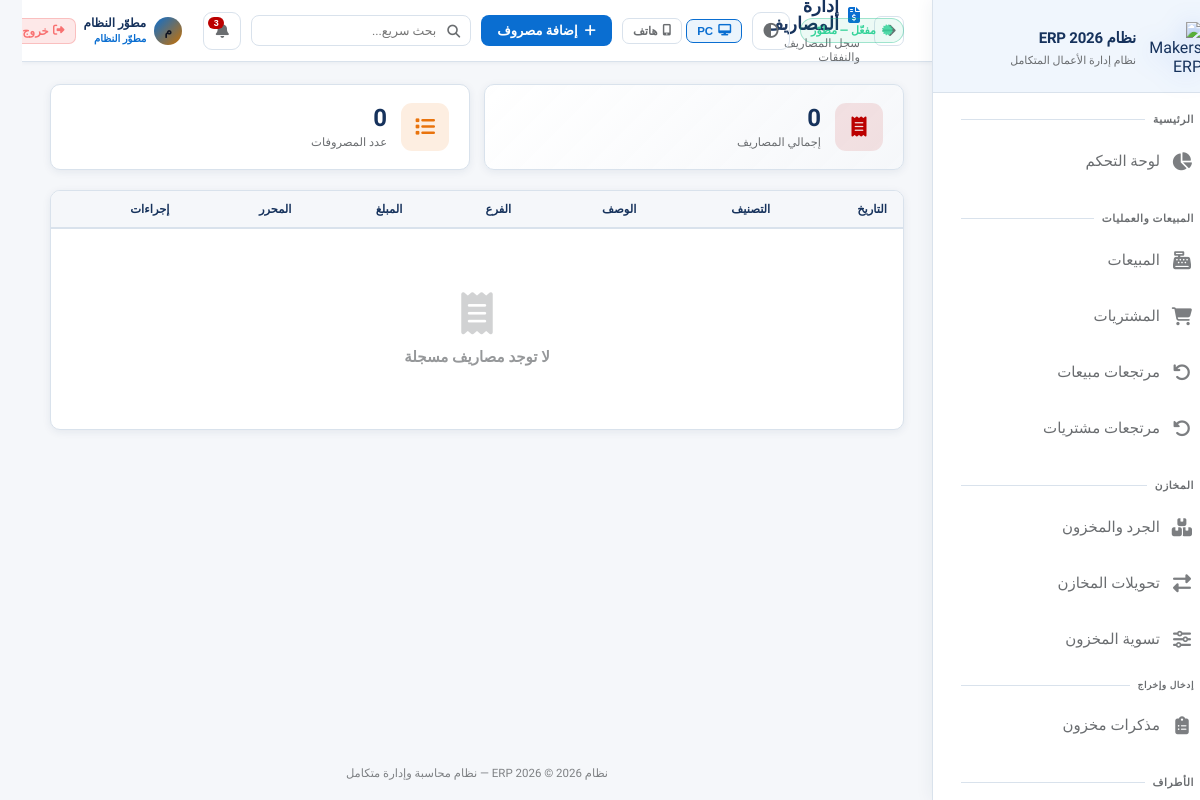
The app's page /expenses (signed in), older data.
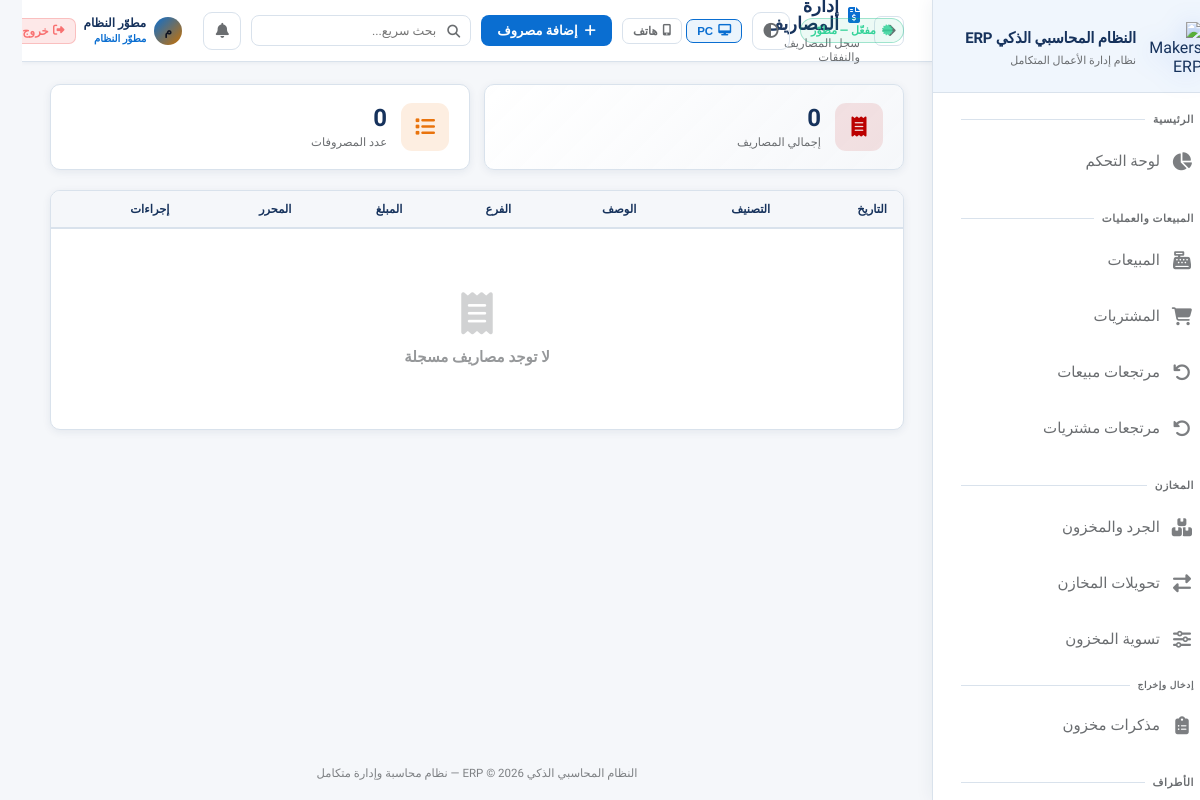
The same page, newer data.
### app.py (models this page shows)
class AppSetting(db.Model):
    id = db.Column(db.Integer, primary_key=True)
    key = db.Column(db.String(80), unique=True, nullable=False)
    value = db.Column(db.Text)

### app.py (the view)
@app.route('/expenses')
@login_required
def expenses():
    expenses = Expense.query.order_by(Expense.date.desc()).all()
    return render_template('expenses.html', expenses=expenses)

### app.py (called while the page is built, shortened)
@login_manager.user_loader
def load_user(user_id):
    return User.query.get(int(user_id))

def user_can(user, perm: str) -> bool:
    if not user or not user.is_authenticated:
        return False
    if getattr(user, 'role', None) == 'developer':
        return True

def user_can_approve_transfers(user) -> bool:
    if not user or not user.is_authenticated:
        return False
    if getattr(user, 'role', None) in ('developer', 'admin'):
        return True
    custom = _perm_list_from_user(user)
    if custom is not None:
        return 'transfer_approve' in custom
    return False

def user_can_delete_users_account(user) -> bool:
    if not user or not user.is_authenticated:
        return False
    if getattr(user, 'role', None) == 'developer':
        return True

def permission_keys_for_editor(viewer):
    if not viewer or not getattr(viewer, 'is_authenticated', False):
        return [x for x in PERMISSION_KEYS if x[0] not in DEVELOPER_ONLY_PERMS]
    if getattr(viewer, 'role', None) == 'developer':
        return list(PERMISSION_KEYS)
    return [x for x in PERMISSION_KEYS if x[0] not in DEVELOPER_ONLY_PERMS]

### templates/expenses.html (shortened to what this page needs)
{% extends 'base.html' %}
{% set block_icon = 'fas fa-file-invoice-dollar' %}
{% block breadcrumb %}سجل المصاريف والنفقات{% endblock %}
{% block topbar_actions %}<a href="{{ url_for('add_expense') }}" class="btn btn-primary"><i class="fas fa-plus"></i> إضافة مصروف</a>{% endblock %}
{% block content %}
{% set total = expenses | sum(attribute='amount') %}
<div class="stats-grid" style="margin-bottom:20px;">
    <div class="stat-card">
        <div class="stat-icon red"><i class="fas fa-receipt"></i></div>
        <div>
            <div class="stat-value">{{ "{:,.0f}".format(total) }}</div>
            <div class="stat-label">إجمالي المصاريف</div>
        </div>
    </div>
    <div class="stat-card">
        <div class="stat-icon gold"><i class="fas fa-list"></i></div>
        <div>
            <div class="stat-value">{{ expenses|length }}</div>
            <div class="stat-label">عدد المصروفات</div>
        </div>
    </div>
</div>
<div class="card">
    <div class="table-container"><table>
        <thead><tr><th>التاريخ</th><th>التصنيف</th><th>الوصف</th><th>الفرع</th><th>المبلغ</th><th>المحرر</th><th>إجراءات</th></tr></thead>
        <tbody>
            {% for e in expenses %}
            <tr>
                <td style="color:var(--text-muted);">{{ e.date.strftime('%Y/%m/%d') }}</td>
                <td><span class="badge badge-warning">{{ e.category }}</span></td>
                <td>{{ e.description or '—' }}</td>
                <td>{{ e.branch.name if e.branch else '—' }}</td>
                <td style="font-weight:700;color:var(--danger);">{{ "{:,.2f}".format(e.amount) }}</td>
                <td style="color:var(--text-muted);">{{ e.user.full_name if e.user else '—' }}</td>
                <td style="white-space:nowrap;">
                    <a href="{{ url_for('edit_expense', id=e.id) }}" class="btn btn-outline btn-xs" title="تعديل"><i class="fas fa-edit"></i></a>
                    {% if can('record_delete') %}
                    <form method="POST" action="{{ url_for('delete_expense', id=e.id) }}" style="display:inline;" onsubmit="return confirm('حذف هذا المصروف؟');">
                        <button type="submit" class="btn btn-danger btn-xs" title="حذف"><i class="fas fa-trash"></i></button>
                    </form>
                    {% endif %}
                </td>
            </tr>
            {% else %}
            <tr><td colspan="7"><div class="empty-state"><i class="fas fa-receipt"></i><h3>لا توجد مصاريف مسجلة</h3></div></td></tr>
            {% endfor %}
        </tbody>
    </table></div>
</div>
{% endblock %}

### templates/base.html (shortened to what the changed rows need)
<!DOCTYPE html>
<html lang="ar" dir="rtl" data-theme="fiori" data-layout-default="{{ layout_max_width | default('1400px') }}">
<head>
    <link rel="stylesheet" href="https://cdnjs.cloudflare.com/ajax/libs/font-awesome/6.5.0/css/all.min.css">
    <link rel="stylesheet" href="{{ url_for('static', filename='css/style.css') }}">
</head>
<body>
<aside class="sidebar sidebar-enterprise" id="sidebar">
    <div class="sidebar-logo">
        <div class="logo-text">
            <div class="name">{{ app_brand_title | default('النظام المحاسبي الذكي ERP') }}</div>
            <div class="sub">نظام إدارة الأعمال المتكامل</div>
        </div>
    </div>
</aside>
<main class="main-content">
    <div class="topbar">
        <div style="display:flex;align-items:center;gap:14px;">
        </div>
        <div class="topbar-right">
        </div>
    </div>
    <div class="content fade-in">
        {% block content %}{% endblock %}
    </div>
    <div class="app-footer-note">{{ app_brand_title }} © 2026 — نظام محاسبة وإدارة متكامل</div>
</main>
</body>
</html>

Row changes from the older to the newer data that the page shows:
changed AppSetting: value "نظام ERP 2026" → "النظام المحاسبي الذكي ERP"
